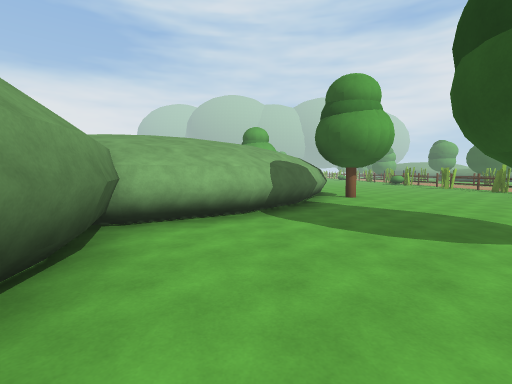
view 1 (above)

22 first-person views from a walk through a 3-D level made in the Unity game engine. The camera is 1.5 m above the floor, tilts 4° down and sees 85° across. The floor is counted in squares, 2 m on a side. Each view is taken from the middle of a square. On the plan, view 1 faces up. The plan holds only what a view shows up to about 10 squares ahead; the rest is blank. The place goes on beyond the plan. The player character is not drawn.

view 2
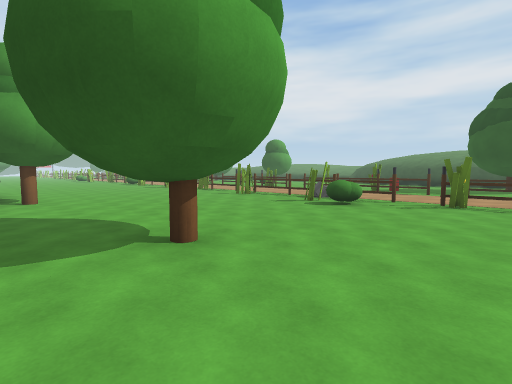

view 3
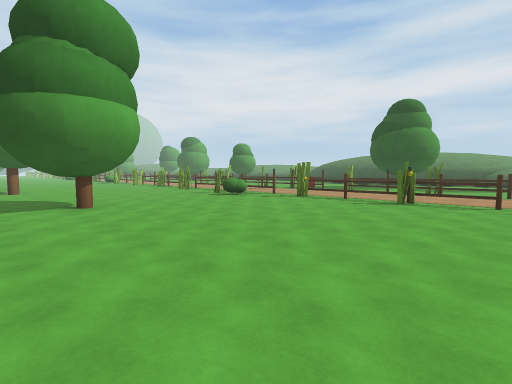

view 4
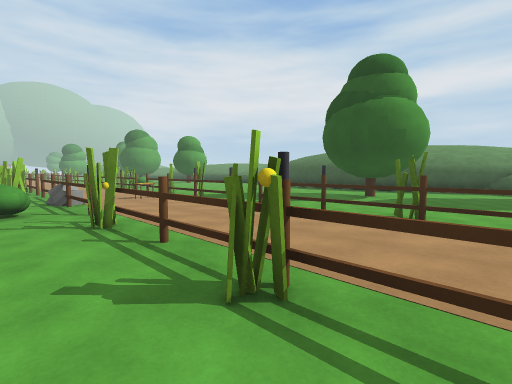

view 5
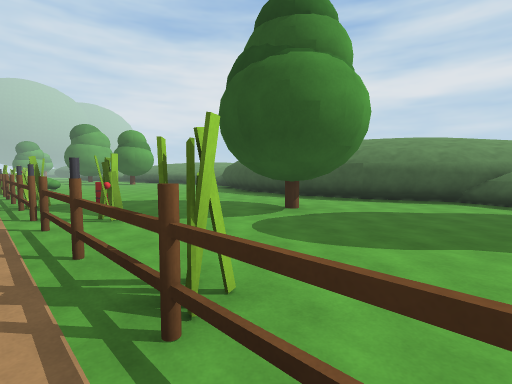

view 6
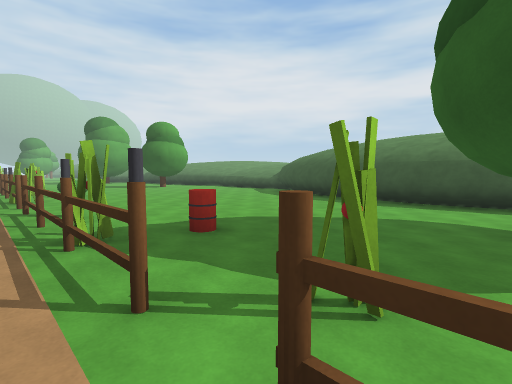

view 7
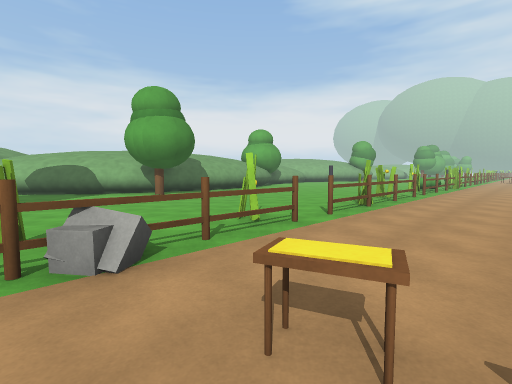

view 8
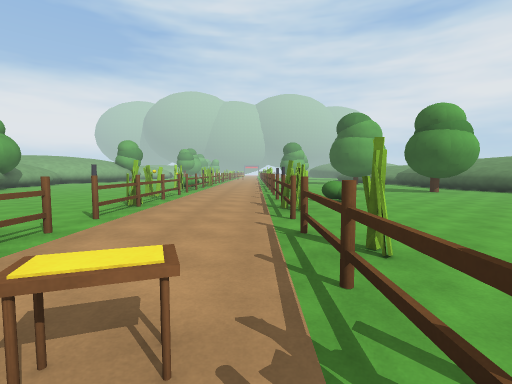

view 9
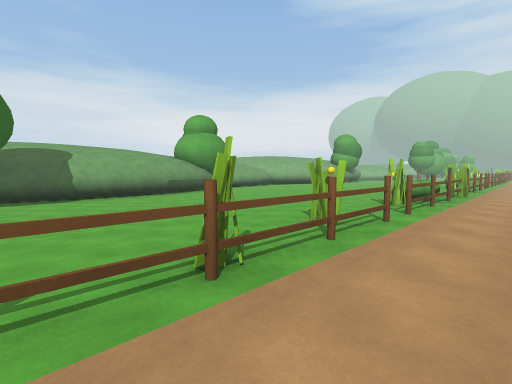

view 10
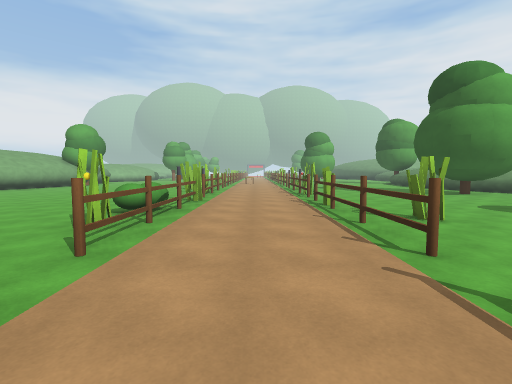

view 11
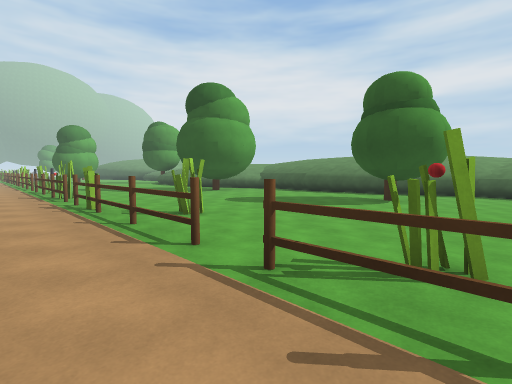

view 12
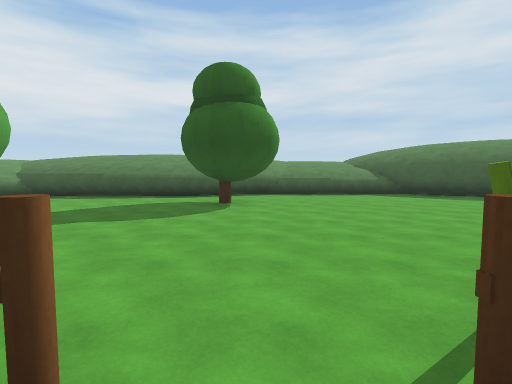

view 13
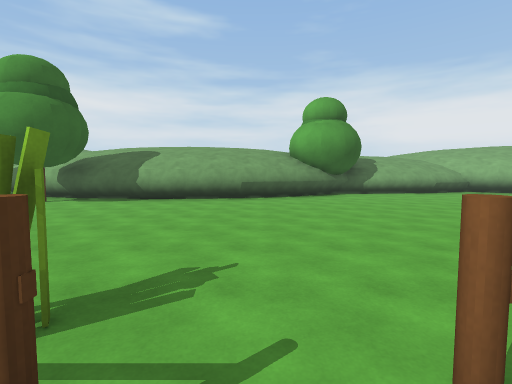

view 14
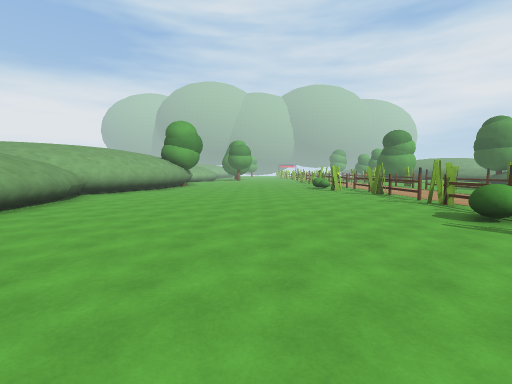

view 15
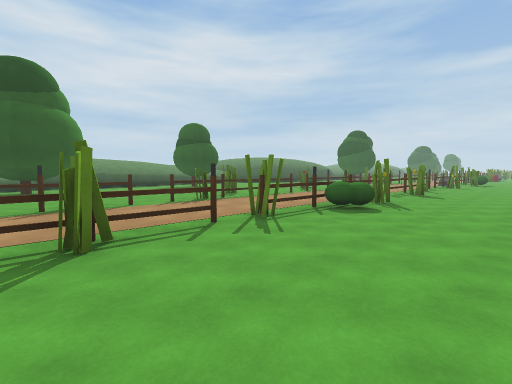

view 16
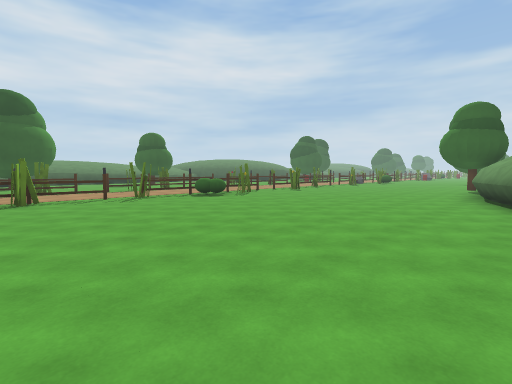

view 17
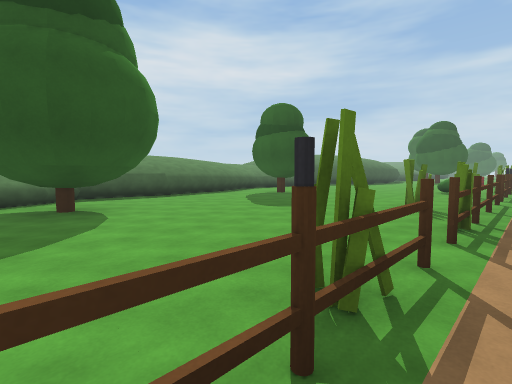

view 18
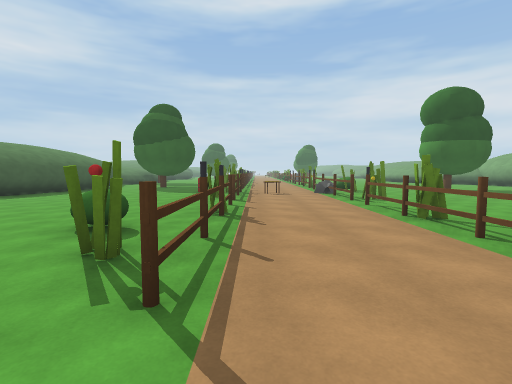

view 19
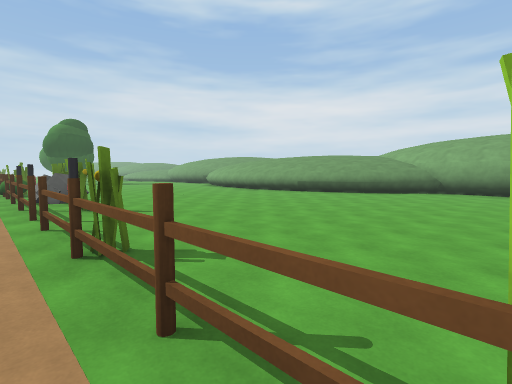

view 20
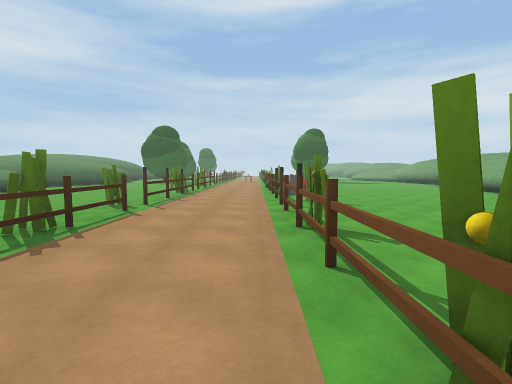

view 21
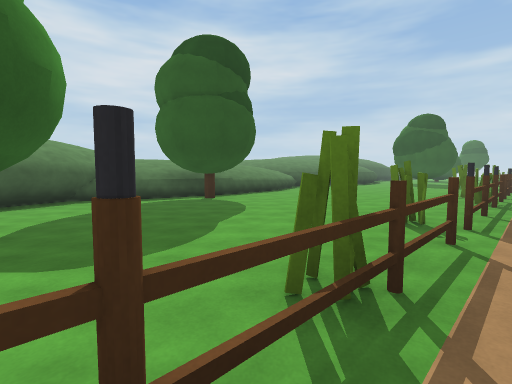

view 22
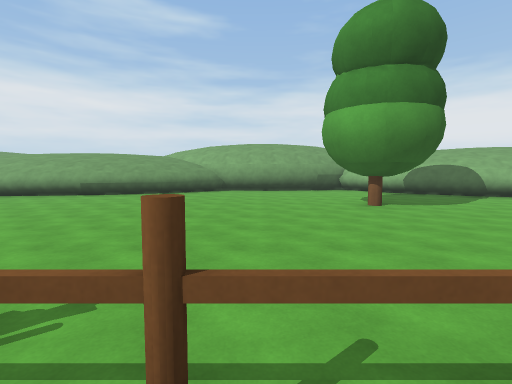

### Floor plan
Key: @ floor where view 1 was taken; # wall or solid block; . floor; ^ raised ledge; O other object.
Columns run from 2 left of view 1 to 22 right of it. Each row starts with its distance up from view 1.
 23  ##........#...#....O.^
 22  #........OO...O....O ^^
 21  ##........#...O....OO.#
 20   #........O...O.......#
 19   #.......OO..OO.......#
 18   #........O...O.......#
 17   #........O...#O......#
 16   ##......OO...O.......#
 15    #.......#...#....OO.##
 14    ##......O...O.....O..#
 13     #.....OO..OO........^
 12     #......O...O........^
 11     #......#...#O.......^
 10     #.....OO...O........^
  9     ##.....#...#........#
  8    ##O.....O...O.......##
  7    #......OO...O......##
  6   ##.......O...O......#
  5  ##........O.OO.......#
  4 ##........OO...OO....##
  3 #....OO...OO...#.....#
  2 #..........O...O.....#
  1 ##.........O...O..OO.##
  0 ##@........O...O..OO..#
 -1 #..........#...#......#
 -2 ##.........O..OO......##
 -3  ##........#...#......^#
 -4   #........O...O......^^
 -5   ##......OO...O.....O^

Positions as (right, up) in squares from view 1, and headings:
1: (0, 0), facing up
2: (2, 0), facing up-right
3: (2, -4), facing up-right
4: (8, -3), facing up-right
5: (12, -3), facing up-right
6: (12, 1), facing up-right
7: (12, 4), facing up-left
8: (12, 4), facing up
9: (11, 9), facing up-left
10: (11, 12), facing up
11: (11, 12), facing up-right
12: (12, 14), facing right
13: (10, 14), facing left
14: (5, 13), facing up
15: (6, 23), facing down-right
16: (1, 23), facing down-right
17: (12, 23), facing down-right
18: (12, 15), facing down
19: (10, 1), facing down-left
20: (10, 2), facing down
21: (12, 0), facing down-right
22: (10, 0), facing left
